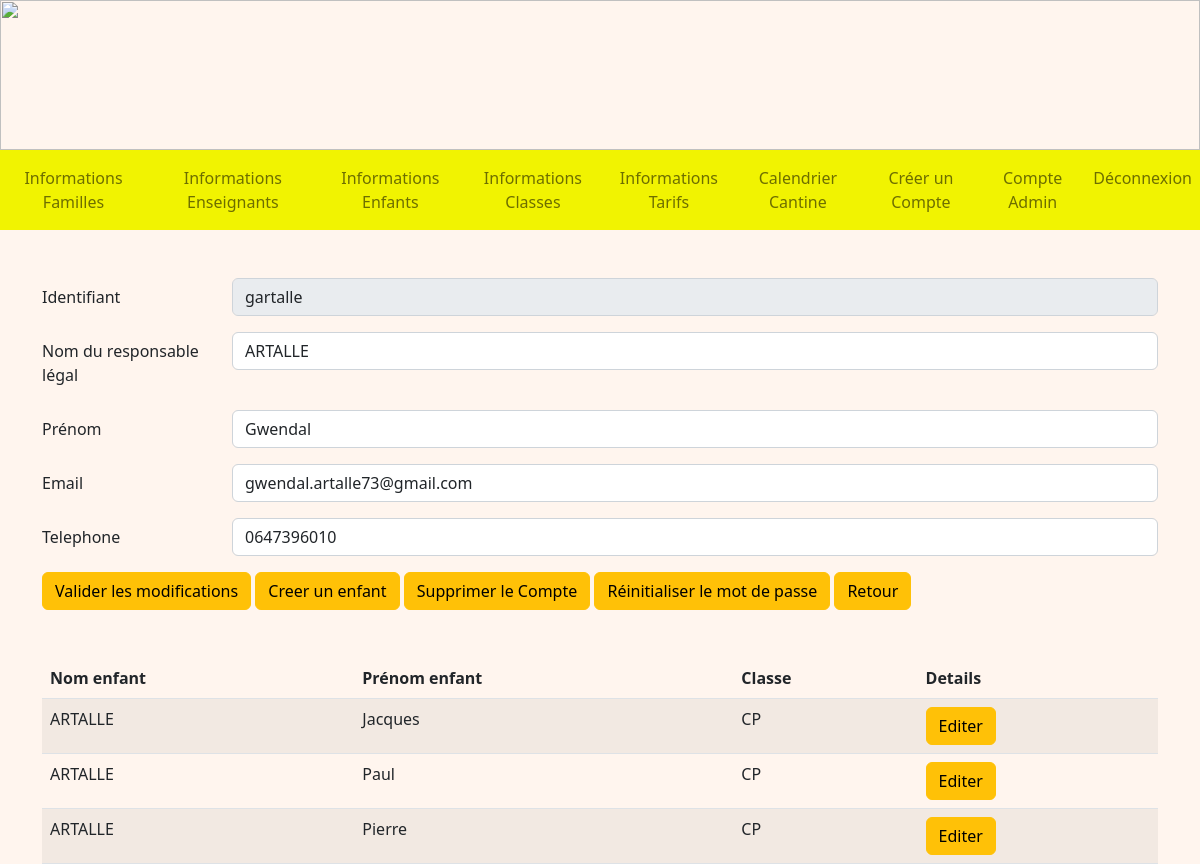
Page /detailsFamille/1 (signed in) on the earlier database version.
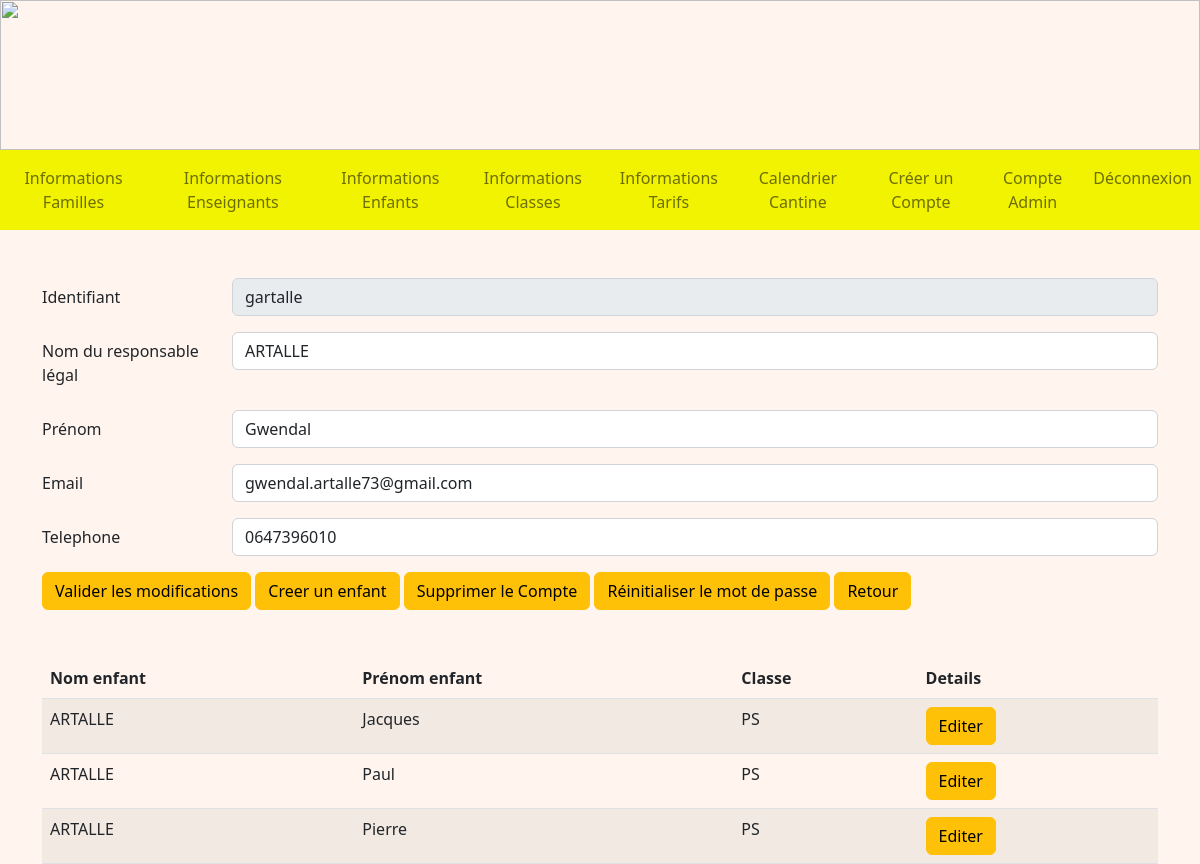
Same page on the later database version.
### tables this page shows
CREATE TABLE Enfant (
  code_enfant integer primary key autoincrement,
  nom_enfant TEXT NOT NULL,
  prenom_enfant TEXT NOT NULL,
  code_tarif integer NOT NULL,
  code_classe integer NOT NULL,
  code_representant integer NOT NULL,
  code_formule integer NOT NULL,
  FOREIGN KEY (code_tarif) REFERENCES Tarif(code_tarif),
  FOREIGN KEY (code_classe) REFERENCES Classe(code_classe),
  FOREIGN KEY (code_representant) REFERENCES Representant(code_representant)
  FOREIGN KEY (code_formule) REFERENCES Formule(code_formule)
);

CREATE TABLE Classe (
  code_classe integer primary key autoincrement,
  nom_classe TEXT NOT NULL,
  code_type integer NOT NULL,
  FOREIGN KEY(code_type) REFERENCES TypeDeClasse(code_type)
);

### admin.py (the view)
@app.route('/detailsFamille/<int:code_rep>', methods = ["POST", "GET"])
@login_required
def detailsFamille(code_rep):
    db = get_db()
    cur = db.cursor()
    user = cur.execute("SELECT type_compte FROM Compte WHERE identifiant = ?", (flask_login.current_user.name, )).fetchone()
    if user[0] == 'Admin':
        if request.method == "POST":
            cur.execute("UPDATE Representant SET nom_representant=?, prenom_representant = ?, telephone = ?, email = ? WHERE code_representant = ?",
            (request.form["surname"], request.form["name"], request.form["phone"], request.form["mail"], code_rep, ))
            db.commit()
        representant = cur.execute("SELECT R.*, C.mot_de_passe FROM Representant AS R INNER JOIN Compte AS C ON R.identifiant = C.identifiant WHERE R.code_representant = ?", (code_rep, )).fetchone()
        enfants = cur.execute("SELECT E.nom_enfant, E.prenom_enfant, C.nom_classe, E.code_enfant FROM Enfant AS E INNER JOIN Classe AS C ON E.code_classe = C.code_classe WHERE code_representant = ? ORDER BY E.nom_enfant, E.prenom_enfant" ,  (code_rep, )).fetchall()
        return render_template('A_detailsFamille.html', representant = representant, enfants = enfants)
    if user[0] == 'Enseignant':
        return redirect(url_for('accueilEnseignant'))
    return redirect(url_for('accueil'))

### main.py (called while the page is built)
@login_manager.user_loader
def load_user(user_id):
    db = get_db()
    cur = db.cursor()
    user = cur.execute('SELECT identifiant, mot_de_passe FROM Compte WHERE identifiant=?', (user_id, )).fetchone()
    return User(user[0], user[1])

def get_db():
    if 'db' not in g:
        g.db = sqlite3.connect(DATABASE)
    return g.db

@app.teardown_appcontext
def close_connection(exception):
    db = g.pop('db', None)
    if db is not None:
        db.close()

### templates/A_detailsFamille.html (shortened to what this page needs)
<!DOCTYPE html>
<html>
<head>
    {% extends "A_layout.html" %}
    {% block content %}
    <div class="container mt-5 mb-5">
        <form method="POST">
            <div class="row mb-3">
                <label for="id" class="col-sm-2 col-form-label">Identifiant</label>
                <div class="col-sm-10">
                    <input name="id" type="text" class="form-control" id="id" value="{{representant[(5)]}}" disabled>
                </div>
            </div>
            <div class="row mb-3">
                <label for="surname" class="col-sm-2 col-form-label">Nom du responsable légal</label>
                <div class="col-sm-10">
                    <input name="surname" type="name" class="form-control" id="surname" value="{{representant[1]}}"
                        required>
                </div>
            </div>
            <div class="row mb-3">
                <label for="name" class="col-sm-2 col-form-label">Prénom</label>
                <div class="col-sm-10">
                    <input name="name" type="name" class="form-control" id="name" value="{{representant[2]}}" required>
                </div>
            </div>
            <div class="row mb-3">
                <label for="mail" class="col-sm-2 col-form-label">Email</label>
                <div class="col-sm-10">
                    <input name="mail" type="email" class="form-control" id="mail" value="{{representant[4]}}">
                </div>
            </div>
            <div class="row mb-3">
                <label for="phone" class="col-sm-2 col-form-label">Telephone</label>
                <div class="col-sm-10">
                    <input name="phone" type="number" class="form-control" id="phone" value="{{representant[3]}}">
                </div>
            </div>
            <button type="submit" class="btn btn-warning">Valider les modifications</button>
            <a href="/ajouterEnfant/{{ representant[0] }}" class="btn btn-warning">Creer un enfant</a>
            <a href="/suppressionR/{{ representant[0] }}" class="btn btn-warning"
                onclick="if (confirm('Voulez-vous vraiment supprimer ce compte ?')) commentDelete(1); return false">Supprimer
                le Compte</a>
            <a href="/modifMDPR/{{ representant[0] }}" class="btn btn-warning"
                onclick="if (confirm('Voulez-vous vraiment reinitialiser le mot de passe ?')) commentDelete(1); return false">Réinitialiser
                le mot de
                passe</a>
            <a href="/infosFamilles" class="btn btn-warning">Retour</a>
        </form>
    </div>
    {% if enfants%}
    <div class="container mt-5 mb-5">
        <table class="table table-striped">
            <thead>
                <tr>
                    <div class="container mt-5 mb-5">
                        <th scope="col">Nom enfant</th>
                        <th scope="col">Prénom enfant</th>
                        <th scope="col">Classe</th>
                        <th scope="col">Details</th>
                </tr>
            </thead>
            <tbody>
                {% for enfant in enfants %}
                <tr>
                    <div class="container mt-5 mb-5">
                        <td>{{ enfant[0] }}</td>
                        <td>{{ enfant[1] }}</td>
                        <td>{{ enfant[2] }}</td>
                        <td>
                            <a href="/detailsEnfant/{{ enfant[3] }}" class="btn btn-warning">Editer</a>
                        </td>
                </tr>
                {% endfor %}
            </tbody>
        </table>
    </div>
    {% endif %}
    {% endblock %}

Differences in the rows shown:
changed Enfant "Jacques": nom_classe "CP" → "PS"
changed Enfant "Paul": nom_classe "CP" → "PS"
changed Enfant "Pierre": nom_classe "CP" → "PS"
